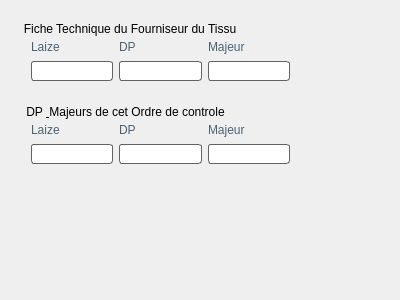
<?xml version="1.0" encoding="UTF-8"?>
<ui version="4.0">
 <class>Form</class>
 <widget class="QWidget" name="Form">
  <property name="geometry">
   <rect>
    <x>0</x>
    <y>0</y>
    <width>400</width>
    <height>300</height>
   </rect>
  </property>
  <property name="windowTitle">
   <string>Form</string>
  </property>
  <widget class="QWidget" name="">
   <property name="geometry">
    <rect>
     <x>20</x>
     <y>20</y>
     <width>281</width>
     <height>160</height>
    </rect>
   </property>
   <layout class="QVBoxLayout" name="verticalLayout">
    <item>
     <widget class="QGroupBox" name="groupBox_Fiche_Technique_du_Fourniseur_du_Tissu">
      <property name="styleSheet">
       <string notr="true">QGroupBox{
	padding: 2px;
	border-radius: 3px;
}
QLabel{
	text-align:left;
	color:#4b6272;
	border:0px;
	font-size:12px;
}

QLineEdit {
    border: 1px solid  rgb(99, 99, 99);
    border-radius: 3px;
    padding: 5px;
    background-color: #fff;
    color: rgb(100, 100, 100);
}
QLineEdit:hover {
    border: 1px solid rgb(186, 189, 182);
}
QLineEdit:focus {
    border: 1px solid   rgb(114, 159, 207);
    color: rgb(100, 100, 100);
}



</string>
      </property>
      <property name="title">
       <string>Fiche Technique du Fourniseur du Tissu</string>
      </property>
      <layout class="QGridLayout" name="gridLayout">
       <property name="topMargin">
        <number>9</number>
       </property>
       <property name="bottomMargin">
        <number>12</number>
       </property>
       <item row="0" column="0">
        <layout class="QVBoxLayout" name="verticalLayout_32">
         <property name="spacing">
          <number>0</number>
         </property>
         <property name="sizeConstraint">
          <enum>QLayout::SetFixedSize</enum>
         </property>
         <item>
          <widget class="QLabel" name="label_Laize">
           <property name="minimumSize">
            <size>
             <width>0</width>
             <height>29</height>
            </size>
           </property>
           <property name="maximumSize">
            <size>
             <width>16777215</width>
             <height>29</height>
            </size>
           </property>
           <property name="styleSheet">
            <string notr="true"/>
           </property>
           <property name="text">
            <string notr="true">Laize</string>
           </property>
          </widget>
         </item>
         <item>
          <widget class="QLineEdit" name="lineEdit_Laize">
           <property name="minimumSize">
            <size>
             <width>0</width>
             <height>20</height>
            </size>
           </property>
           <property name="maximumSize">
            <size>
             <width>16777215</width>
             <height>20</height>
            </size>
           </property>
           <property name="styleSheet">
            <string notr="true"/>
           </property>
          </widget>
         </item>
        </layout>
       </item>
       <item row="0" column="1">
        <layout class="QVBoxLayout" name="verticalLayout_8">
         <property name="spacing">
          <number>0</number>
         </property>
         <property name="sizeConstraint">
          <enum>QLayout::SetFixedSize</enum>
         </property>
         <item>
          <widget class="QLabel" name="label_DP">
           <property name="minimumSize">
            <size>
             <width>0</width>
             <height>29</height>
            </size>
           </property>
           <property name="maximumSize">
            <size>
             <width>16777215</width>
             <height>29</height>
            </size>
           </property>
           <property name="styleSheet">
            <string notr="true"/>
           </property>
           <property name="text">
            <string>DP</string>
           </property>
          </widget>
         </item>
         <item>
          <widget class="QLineEdit" name="lineEdit_DP">
           <property name="minimumSize">
            <size>
             <width>0</width>
             <height>20</height>
            </size>
           </property>
           <property name="maximumSize">
            <size>
             <width>16777215</width>
             <height>20</height>
            </size>
           </property>
           <property name="styleSheet">
            <string notr="true"/>
           </property>
          </widget>
         </item>
        </layout>
       </item>
       <item row="0" column="2">
        <layout class="QVBoxLayout" name="verticalLayout_9">
         <property name="spacing">
          <number>0</number>
         </property>
         <property name="sizeConstraint">
          <enum>QLayout::SetFixedSize</enum>
         </property>
         <item>
          <widget class="QLabel" name="label_Majeur">
           <property name="minimumSize">
            <size>
             <width>0</width>
             <height>29</height>
            </size>
           </property>
           <property name="maximumSize">
            <size>
             <width>16777215</width>
             <height>29</height>
            </size>
           </property>
           <property name="styleSheet">
            <string notr="true"/>
           </property>
           <property name="text">
            <string>Majeur</string>
           </property>
          </widget>
         </item>
         <item>
          <widget class="QLineEdit" name="lineEdit_Majeur">
           <property name="minimumSize">
            <size>
             <width>0</width>
             <height>20</height>
            </size>
           </property>
           <property name="maximumSize">
            <size>
             <width>16777215</width>
             <height>20</height>
            </size>
           </property>
           <property name="styleSheet">
            <string notr="true"/>
           </property>
          </widget>
         </item>
        </layout>
       </item>
      </layout>
     </widget>
    </item>
    <item>
     <widget class="QGroupBox" name="groupBox_DP_Majeurs_de_cet_Ordre_de_Controle">
      <property name="styleSheet">
       <string notr="true">QGroupBox{
	padding: 2px;
	border-radius: 3px;
}
QLabel{
	text-align:left;
	color:#4b6272;
	border:0px;
	font-size:12px;
}

QLineEdit {
    border: 1px solid  rgb(99, 99, 99);
    border-radius: 3px;
    padding: 5px;
    background-color: #fff;
    color: rgb(100, 100, 100);
}
QLineEdit:hover {
    border: 1px solid rgb(186, 189, 182);
}
QLineEdit:focus {
    border: 1px solid   rgb(114, 159, 207);
    color: rgb(100, 100, 100);
}



</string>
      </property>
      <property name="title">
       <string>DP &amp; Majeurs de cet Ordre de controle</string>
      </property>
      <layout class="QGridLayout" name="gridLayout_9">
       <property name="topMargin">
        <number>9</number>
       </property>
       <property name="bottomMargin">
        <number>12</number>
       </property>
       <item row="0" column="0">
        <layout class="QVBoxLayout" name="verticalLayout_28">
         <property name="spacing">
          <number>0</number>
         </property>
         <property name="sizeConstraint">
          <enum>QLayout::SetFixedSize</enum>
         </property>
         <item>
          <widget class="QLabel" name="label_Laize_2">
           <property name="minimumSize">
            <size>
             <width>0</width>
             <height>29</height>
            </size>
           </property>
           <property name="maximumSize">
            <size>
             <width>16777215</width>
             <height>29</height>
            </size>
           </property>
           <property name="styleSheet">
            <string notr="true"/>
           </property>
           <property name="text">
            <string notr="true">Laize</string>
           </property>
          </widget>
         </item>
         <item>
          <widget class="QLineEdit" name="lineEdit_Laize2">
           <property name="minimumSize">
            <size>
             <width>0</width>
             <height>20</height>
            </size>
           </property>
           <property name="maximumSize">
            <size>
             <width>16777215</width>
             <height>20</height>
            </size>
           </property>
           <property name="styleSheet">
            <string notr="true"/>
           </property>
          </widget>
         </item>
        </layout>
       </item>
       <item row="0" column="1">
        <layout class="QVBoxLayout" name="verticalLayout_29">
         <property name="spacing">
          <number>0</number>
         </property>
         <property name="sizeConstraint">
          <enum>QLayout::SetFixedSize</enum>
         </property>
         <item>
          <widget class="QLabel" name="label_DP_2">
           <property name="minimumSize">
            <size>
             <width>0</width>
             <height>29</height>
            </size>
           </property>
           <property name="maximumSize">
            <size>
             <width>16777215</width>
             <height>29</height>
            </size>
           </property>
           <property name="styleSheet">
            <string notr="true"/>
           </property>
           <property name="text">
            <string>DP</string>
           </property>
          </widget>
         </item>
         <item>
          <widget class="QLineEdit" name="lineEdit_DP_2">
           <property name="minimumSize">
            <size>
             <width>0</width>
             <height>20</height>
            </size>
           </property>
           <property name="maximumSize">
            <size>
             <width>16777215</width>
             <height>20</height>
            </size>
           </property>
           <property name="styleSheet">
            <string notr="true"/>
           </property>
          </widget>
         </item>
        </layout>
       </item>
       <item row="0" column="2">
        <layout class="QVBoxLayout" name="verticalLayout_30">
         <property name="spacing">
          <number>0</number>
         </property>
         <property name="sizeConstraint">
          <enum>QLayout::SetFixedSize</enum>
         </property>
         <item>
          <widget class="QLabel" name="label_Majeur_2">
           <property name="minimumSize">
            <size>
             <width>0</width>
             <height>29</height>
            </size>
           </property>
           <property name="maximumSize">
            <size>
             <width>16777215</width>
             <height>29</height>
            </size>
           </property>
           <property name="styleSheet">
            <string notr="true"/>
           </property>
           <property name="text">
            <string>Majeur</string>
           </property>
          </widget>
         </item>
         <item>
          <widget class="QLineEdit" name="lineEdit_Majeur_2">
           <property name="minimumSize">
            <size>
             <width>0</width>
             <height>20</height>
            </size>
           </property>
           <property name="maximumSize">
            <size>
             <width>16777215</width>
             <height>20</height>
            </size>
           </property>
           <property name="styleSheet">
            <string notr="true"/>
           </property>
          </widget>
         </item>
        </layout>
       </item>
      </layout>
     </widget>
    </item>
   </layout>
  </widget>
 </widget>
 <resources/>
 <connections/>
</ui>
